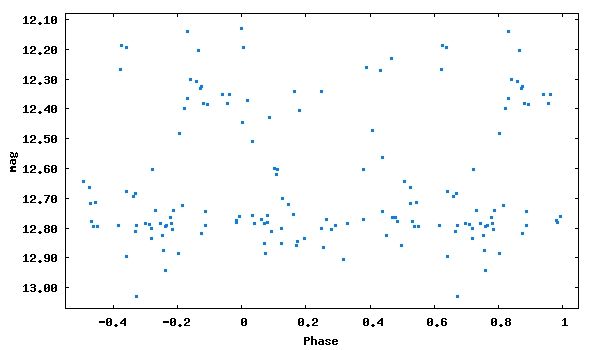

This chart was generated by the following gnuplot code:
set term png size 600,350 medium
set colors classic
set output 'phase_lc_7.png'
set xlabel 'Phase'
set ylabel 'mag'
#set title 'JDmax = 2446761.26400 + 0.1036399 x E'
set format y '%5.2f'
plot [-0.55:1.05][13.07:12.08] "phase_lc_7.dat" linecolor 3 pointtype 5 pointsize 0.3 title ""
